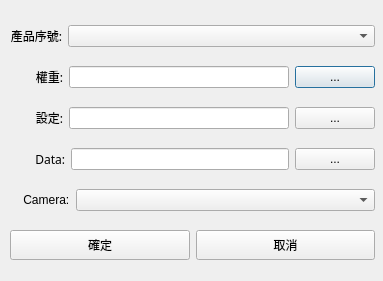
<?xml version="1.0" encoding="UTF-8"?>
<ui version="4.0">
 <class>settingDialog</class>
 <widget class="QDialog" name="settingDialog">
  <property name="geometry">
   <rect>
    <x>0</x>
    <y>0</y>
    <width>383</width>
    <height>281</height>
   </rect>
  </property>
  <property name="windowTitle">
   <string>變數系統參數設定</string>
  </property>
  <property name="windowIcon">
   <iconset>
    <normaloff>../14650616_1373983492625534_4218606715525314813_n.jpg</normaloff>../14650616_1373983492625534_4218606715525314813_n.jpg</iconset>
  </property>
  <widget class="QWidget" name="">
   <property name="geometry">
    <rect>
     <x>10</x>
     <y>12</y>
     <width>365</width>
     <height>261</height>
    </rect>
   </property>
   <layout class="QVBoxLayout" name="verticalLayout">
    <item>
     <layout class="QHBoxLayout" name="horizontalLayout_2">
      <item>
       <widget class="QLabel" name="productNumberLabel">
        <property name="sizePolicy">
         <sizepolicy hsizetype="Preferred" vsizetype="Preferred">
          <horstretch>0</horstretch>
          <verstretch>0</verstretch>
         </sizepolicy>
        </property>
        <property name="font">
         <font>
          <family>微軟正黑體</family>
         </font>
        </property>
        <property name="layoutDirection">
         <enum>Qt::LeftToRight</enum>
        </property>
        <property name="lineWidth">
         <number>1</number>
        </property>
        <property name="text">
         <string>產品序號:</string>
        </property>
        <property name="textFormat">
         <enum>Qt::AutoText</enum>
        </property>
        <property name="alignment">
         <set>Qt::AlignRight|Qt::AlignTrailing|Qt::AlignVCenter</set>
        </property>
       </widget>
      </item>
      <item>
       <widget class="QComboBox" name="productComboBox">
        <property name="sizePolicy">
         <sizepolicy hsizetype="Expanding" vsizetype="Fixed">
          <horstretch>0</horstretch>
          <verstretch>0</verstretch>
         </sizepolicy>
        </property>
       </widget>
      </item>
     </layout>
    </item>
    <item>
     <layout class="QHBoxLayout" name="horizontalLayout_3">
      <item>
       <widget class="QLabel" name="weightLabel">
        <property name="font">
         <font>
          <family>微軟正黑體</family>
         </font>
        </property>
        <property name="text">
         <string>        權重:</string>
        </property>
        <property name="alignment">
         <set>Qt::AlignRight|Qt::AlignTrailing|Qt::AlignVCenter</set>
        </property>
       </widget>
      </item>
      <item>
       <widget class="QLineEdit" name="weightLineEdit">
        <property name="sizePolicy">
         <sizepolicy hsizetype="Expanding" vsizetype="Fixed">
          <horstretch>0</horstretch>
          <verstretch>0</verstretch>
         </sizepolicy>
        </property>
        <property name="minimumSize">
         <size>
          <width>200</width>
          <height>0</height>
         </size>
        </property>
        <property name="layoutDirection">
         <enum>Qt::RightToLeft</enum>
        </property>
       </widget>
      </item>
      <item>
       <widget class="QPushButton" name="weightPushButton">
        <property name="sizePolicy">
         <sizepolicy hsizetype="Fixed" vsizetype="Fixed">
          <horstretch>0</horstretch>
          <verstretch>0</verstretch>
         </sizepolicy>
        </property>
        <property name="minimumSize">
         <size>
          <width>0</width>
          <height>0</height>
         </size>
        </property>
        <property name="text">
         <string>...</string>
        </property>
       </widget>
      </item>
     </layout>
    </item>
    <item>
     <layout class="QHBoxLayout" name="horizontalLayout_4">
      <item>
       <widget class="QLabel" name="settingLabel">
        <property name="maximumSize">
         <size>
          <width>16777215</width>
          <height>16777215</height>
         </size>
        </property>
        <property name="font">
         <font>
          <family>微軟正黑體</family>
         </font>
        </property>
        <property name="text">
         <string>        設定:</string>
        </property>
        <property name="alignment">
         <set>Qt::AlignRight|Qt::AlignTrailing|Qt::AlignVCenter</set>
        </property>
       </widget>
      </item>
      <item>
       <widget class="QLineEdit" name="settingLineEdit">
        <property name="minimumSize">
         <size>
          <width>200</width>
          <height>0</height>
         </size>
        </property>
       </widget>
      </item>
      <item>
       <widget class="QPushButton" name="settingPushButton">
        <property name="sizePolicy">
         <sizepolicy hsizetype="Fixed" vsizetype="Fixed">
          <horstretch>0</horstretch>
          <verstretch>0</verstretch>
         </sizepolicy>
        </property>
        <property name="text">
         <string>...</string>
        </property>
       </widget>
      </item>
     </layout>
    </item>
    <item>
     <layout class="QHBoxLayout" name="horizontalLayout_5">
      <item>
       <widget class="QLabel" name="dateLabel">
        <property name="font">
         <font>
          <family>微軟正黑體</family>
          <kerning>true</kerning>
         </font>
        </property>
        <property name="text">
         <string>        Data:</string>
        </property>
        <property name="alignment">
         <set>Qt::AlignRight|Qt::AlignTrailing|Qt::AlignVCenter</set>
        </property>
       </widget>
      </item>
      <item>
       <widget class="QLineEdit" name="dataLineEdit">
        <property name="minimumSize">
         <size>
          <width>200</width>
          <height>0</height>
         </size>
        </property>
        <property name="layoutDirection">
         <enum>Qt::LeftToRight</enum>
        </property>
       </widget>
      </item>
      <item>
       <widget class="QPushButton" name="dataPushButton">
        <property name="sizePolicy">
         <sizepolicy hsizetype="Fixed" vsizetype="Fixed">
          <horstretch>0</horstretch>
          <verstretch>0</verstretch>
         </sizepolicy>
        </property>
        <property name="text">
         <string>...</string>
        </property>
       </widget>
      </item>
     </layout>
    </item>
    <item>
     <layout class="QHBoxLayout" name="horizontalLayout_6">
      <item>
       <widget class="QLabel" name="label">
        <property name="sizePolicy">
         <sizepolicy hsizetype="Minimum" vsizetype="Preferred">
          <horstretch>0</horstretch>
          <verstretch>0</verstretch>
         </sizepolicy>
        </property>
        <property name="text">
         <string>    Camera:</string>
        </property>
       </widget>
      </item>
      <item>
       <widget class="QComboBox" name="cameraComboBox">
        <property name="sizePolicy">
         <sizepolicy hsizetype="Expanding" vsizetype="Fixed">
          <horstretch>0</horstretch>
          <verstretch>0</verstretch>
         </sizepolicy>
        </property>
       </widget>
      </item>
     </layout>
    </item>
    <item>
     <layout class="QHBoxLayout" name="horizontalLayout">
      <item>
       <widget class="QPushButton" name="confirmPushButton">
        <property name="sizePolicy">
         <sizepolicy hsizetype="Minimum" vsizetype="Preferred">
          <horstretch>0</horstretch>
          <verstretch>0</verstretch>
         </sizepolicy>
        </property>
        <property name="maximumSize">
         <size>
          <width>16777215</width>
          <height>30</height>
         </size>
        </property>
        <property name="text">
         <string>確定</string>
        </property>
       </widget>
      </item>
      <item>
       <widget class="QPushButton" name="cancelPushButton">
        <property name="sizePolicy">
         <sizepolicy hsizetype="Minimum" vsizetype="Preferred">
          <horstretch>0</horstretch>
          <verstretch>0</verstretch>
         </sizepolicy>
        </property>
        <property name="maximumSize">
         <size>
          <width>16777215</width>
          <height>30</height>
         </size>
        </property>
        <property name="text">
         <string>取消</string>
        </property>
       </widget>
      </item>
     </layout>
    </item>
   </layout>
  </widget>
 </widget>
 <resources/>
 <connections/>
</ui>
